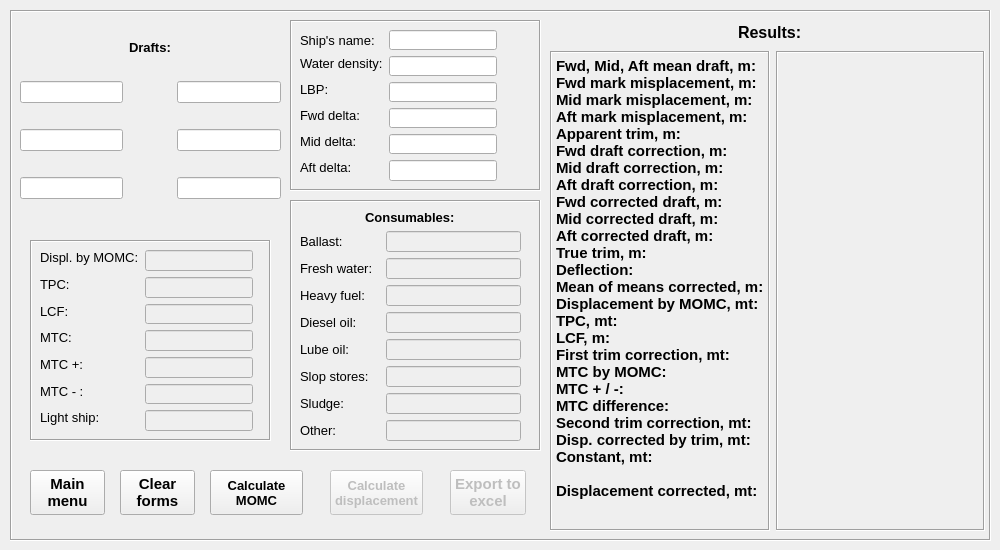
<?xml version="1.0" encoding="UTF-8"?>
<ui version="4.0">
 <class>Form</class>
 <widget class="QWidget" name="Form">
  <property name="geometry">
   <rect>
    <x>0</x>
    <y>0</y>
    <width>1000</width>
    <height>550</height>
   </rect>
  </property>
  <property name="minimumSize">
   <size>
    <width>1000</width>
    <height>550</height>
   </size>
  </property>
  <property name="windowTitle">
   <string>Draft survey custom vsl</string>
  </property>
  <widget class="QFrame" name="frame_3">
   <property name="geometry">
    <rect>
     <x>10</x>
     <y>10</y>
     <width>981</width>
     <height>531</height>
    </rect>
   </property>
   <property name="frameShape">
    <enum>QFrame::Box</enum>
   </property>
   <property name="frameShadow">
    <enum>QFrame::Sunken</enum>
   </property>
   <widget class="QFrame" name="frame">
    <property name="geometry">
     <rect>
      <x>280</x>
      <y>10</y>
      <width>251</width>
      <height>171</height>
     </rect>
    </property>
    <property name="sizePolicy">
     <sizepolicy hsizetype="MinimumExpanding" vsizetype="Minimum">
      <horstretch>0</horstretch>
      <verstretch>0</verstretch>
     </sizepolicy>
    </property>
    <property name="frameShape">
     <enum>QFrame::Box</enum>
    </property>
    <property name="frameShadow">
     <enum>QFrame::Sunken</enum>
    </property>
    <widget class="QWidget" name="layoutWidget">
     <property name="geometry">
      <rect>
       <x>10</x>
       <y>10</y>
       <width>225</width>
       <height>151</height>
      </rect>
     </property>
     <layout class="QFormLayout" name="formLayout_2">
      <property name="sizeConstraint">
       <enum>QLayout::SetMaximumSize</enum>
      </property>
      <item row="1" column="0">
       <widget class="QLabel" name="dens_l">
        <property name="sizePolicy">
         <sizepolicy hsizetype="Maximum" vsizetype="Maximum">
          <horstretch>0</horstretch>
          <verstretch>0</verstretch>
         </sizepolicy>
        </property>
        <property name="font">
         <font>
          <family>Tahoma</family>
          <pointsize>10</pointsize>
         </font>
        </property>
        <property name="text">
         <string>Water density:</string>
        </property>
       </widget>
      </item>
      <item row="1" column="1">
       <widget class="QLineEdit" name="dens_f">
        <property name="sizePolicy">
         <sizepolicy hsizetype="Maximum" vsizetype="Fixed">
          <horstretch>0</horstretch>
          <verstretch>0</verstretch>
         </sizepolicy>
        </property>
        <property name="alignment">
         <set>Qt::AlignCenter</set>
        </property>
       </widget>
      </item>
      <item row="2" column="0">
       <widget class="QLabel" name="LBP_l">
        <property name="sizePolicy">
         <sizepolicy hsizetype="Maximum" vsizetype="Maximum">
          <horstretch>0</horstretch>
          <verstretch>0</verstretch>
         </sizepolicy>
        </property>
        <property name="font">
         <font>
          <family>Tahoma</family>
          <pointsize>10</pointsize>
         </font>
        </property>
        <property name="text">
         <string>LBP:</string>
        </property>
       </widget>
      </item>
      <item row="2" column="1">
       <widget class="QLineEdit" name="LBP_f">
        <property name="sizePolicy">
         <sizepolicy hsizetype="Maximum" vsizetype="Fixed">
          <horstretch>0</horstretch>
          <verstretch>0</verstretch>
         </sizepolicy>
        </property>
        <property name="alignment">
         <set>Qt::AlignCenter</set>
        </property>
       </widget>
      </item>
      <item row="3" column="0">
       <widget class="QLabel" name="fwd_delta_l">
        <property name="sizePolicy">
         <sizepolicy hsizetype="Maximum" vsizetype="Maximum">
          <horstretch>0</horstretch>
          <verstretch>0</verstretch>
         </sizepolicy>
        </property>
        <property name="font">
         <font>
          <family>Tahoma</family>
          <pointsize>10</pointsize>
         </font>
        </property>
        <property name="text">
         <string>Fwd delta:</string>
        </property>
       </widget>
      </item>
      <item row="3" column="1">
       <widget class="QLineEdit" name="fwd_delta_f">
        <property name="sizePolicy">
         <sizepolicy hsizetype="Maximum" vsizetype="Fixed">
          <horstretch>0</horstretch>
          <verstretch>0</verstretch>
         </sizepolicy>
        </property>
        <property name="alignment">
         <set>Qt::AlignCenter</set>
        </property>
       </widget>
      </item>
      <item row="4" column="0">
       <widget class="QLabel" name="mid_delta_l">
        <property name="sizePolicy">
         <sizepolicy hsizetype="Maximum" vsizetype="Maximum">
          <horstretch>0</horstretch>
          <verstretch>0</verstretch>
         </sizepolicy>
        </property>
        <property name="font">
         <font>
          <family>Tahoma</family>
          <pointsize>10</pointsize>
         </font>
        </property>
        <property name="text">
         <string>Mid delta:</string>
        </property>
       </widget>
      </item>
      <item row="4" column="1">
       <widget class="QLineEdit" name="mid_delta_f">
        <property name="sizePolicy">
         <sizepolicy hsizetype="Maximum" vsizetype="Fixed">
          <horstretch>0</horstretch>
          <verstretch>0</verstretch>
         </sizepolicy>
        </property>
        <property name="alignment">
         <set>Qt::AlignCenter</set>
        </property>
       </widget>
      </item>
      <item row="5" column="0">
       <widget class="QLabel" name="aft_delta_l">
        <property name="sizePolicy">
         <sizepolicy hsizetype="Maximum" vsizetype="Maximum">
          <horstretch>0</horstretch>
          <verstretch>0</verstretch>
         </sizepolicy>
        </property>
        <property name="font">
         <font>
          <family>Tahoma</family>
          <pointsize>10</pointsize>
         </font>
        </property>
        <property name="text">
         <string>Aft delta:</string>
        </property>
       </widget>
      </item>
      <item row="5" column="1">
       <widget class="QLineEdit" name="aft_delta_f">
        <property name="sizePolicy">
         <sizepolicy hsizetype="Maximum" vsizetype="Preferred">
          <horstretch>0</horstretch>
          <verstretch>0</verstretch>
         </sizepolicy>
        </property>
        <property name="alignment">
         <set>Qt::AlignCenter</set>
        </property>
       </widget>
      </item>
      <item row="0" column="1">
       <widget class="QLineEdit" name="ships_name">
        <property name="sizePolicy">
         <sizepolicy hsizetype="Maximum" vsizetype="Fixed">
          <horstretch>0</horstretch>
          <verstretch>0</verstretch>
         </sizepolicy>
        </property>
        <property name="alignment">
         <set>Qt::AlignCenter</set>
        </property>
       </widget>
      </item>
      <item row="0" column="0">
       <widget class="QLabel" name="label">
        <property name="font">
         <font>
          <family>Tahoma</family>
          <pointsize>10</pointsize>
         </font>
        </property>
        <property name="text">
         <string>Ship's name:</string>
        </property>
       </widget>
      </item>
     </layout>
    </widget>
   </widget>
   <widget class="QFrame" name="frame_2">
    <property name="geometry">
     <rect>
      <x>20</x>
      <y>230</y>
      <width>241</width>
      <height>201</height>
     </rect>
    </property>
    <property name="sizePolicy">
     <sizepolicy hsizetype="MinimumExpanding" vsizetype="Preferred">
      <horstretch>0</horstretch>
      <verstretch>0</verstretch>
     </sizepolicy>
    </property>
    <property name="frameShape">
     <enum>QFrame::Box</enum>
    </property>
    <property name="frameShadow">
     <enum>QFrame::Sunken</enum>
    </property>
    <widget class="QLabel" name="disp_MOMC_l">
     <property name="geometry">
      <rect>
       <x>20</x>
       <y>-48</y>
       <width>94</width>
       <height>16</height>
      </rect>
     </property>
     <property name="sizePolicy">
      <sizepolicy hsizetype="Maximum" vsizetype="Maximum">
       <horstretch>0</horstretch>
       <verstretch>0</verstretch>
      </sizepolicy>
     </property>
     <property name="font">
      <font>
       <family>Tahoma</family>
       <pointsize>10</pointsize>
      </font>
     </property>
     <property name="text">
      <string>Displ. by MOMC:</string>
     </property>
    </widget>
    <widget class="QLineEdit" name="disp_MOMC_">
     <property name="geometry">
      <rect>
       <x>120</x>
       <y>-48</y>
       <width>133</width>
       <height>20</height>
      </rect>
     </property>
     <property name="sizePolicy">
      <sizepolicy hsizetype="Maximum" vsizetype="Fixed">
       <horstretch>0</horstretch>
       <verstretch>0</verstretch>
      </sizepolicy>
     </property>
     <property name="alignment">
      <set>Qt::AlignCenter</set>
     </property>
    </widget>
    <widget class="QWidget" name="layoutWidget_3">
     <property name="geometry">
      <rect>
       <x>10</x>
       <y>10</y>
       <width>221</width>
       <height>181</height>
      </rect>
     </property>
     <layout class="QFormLayout" name="formLayout_3">
      <property name="sizeConstraint">
       <enum>QLayout::SetMaximumSize</enum>
      </property>
      <item row="0" column="0">
       <widget class="QLabel" name="displ_momc_l">
        <property name="sizePolicy">
         <sizepolicy hsizetype="Maximum" vsizetype="Maximum">
          <horstretch>0</horstretch>
          <verstretch>0</verstretch>
         </sizepolicy>
        </property>
        <property name="font">
         <font>
          <family>Tahoma</family>
          <pointsize>10</pointsize>
         </font>
        </property>
        <property name="text">
         <string>Displ. by MOMC:</string>
        </property>
       </widget>
      </item>
      <item row="0" column="1">
       <widget class="QLineEdit" name="displ_momc_f">
        <property name="enabled">
         <bool>false</bool>
        </property>
        <property name="sizePolicy">
         <sizepolicy hsizetype="Maximum" vsizetype="Fixed">
          <horstretch>0</horstretch>
          <verstretch>0</verstretch>
         </sizepolicy>
        </property>
        <property name="alignment">
         <set>Qt::AlignCenter</set>
        </property>
       </widget>
      </item>
      <item row="1" column="0">
       <widget class="QLabel" name="TPC_l">
        <property name="sizePolicy">
         <sizepolicy hsizetype="Maximum" vsizetype="Maximum">
          <horstretch>0</horstretch>
          <verstretch>0</verstretch>
         </sizepolicy>
        </property>
        <property name="font">
         <font>
          <family>Tahoma</family>
          <pointsize>10</pointsize>
         </font>
        </property>
        <property name="text">
         <string>TPC:              </string>
        </property>
       </widget>
      </item>
      <item row="1" column="1">
       <widget class="QLineEdit" name="TPC_f">
        <property name="enabled">
         <bool>false</bool>
        </property>
        <property name="sizePolicy">
         <sizepolicy hsizetype="Maximum" vsizetype="Fixed">
          <horstretch>0</horstretch>
          <verstretch>0</verstretch>
         </sizepolicy>
        </property>
        <property name="alignment">
         <set>Qt::AlignCenter</set>
        </property>
       </widget>
      </item>
      <item row="2" column="0">
       <widget class="QLabel" name="LCF_l">
        <property name="sizePolicy">
         <sizepolicy hsizetype="Maximum" vsizetype="Maximum">
          <horstretch>0</horstretch>
          <verstretch>0</verstretch>
         </sizepolicy>
        </property>
        <property name="font">
         <font>
          <family>Tahoma</family>
          <pointsize>10</pointsize>
         </font>
        </property>
        <property name="text">
         <string>LCF:              </string>
        </property>
       </widget>
      </item>
      <item row="2" column="1">
       <widget class="QLineEdit" name="LCF_f">
        <property name="enabled">
         <bool>false</bool>
        </property>
        <property name="sizePolicy">
         <sizepolicy hsizetype="Maximum" vsizetype="Fixed">
          <horstretch>0</horstretch>
          <verstretch>0</verstretch>
         </sizepolicy>
        </property>
        <property name="alignment">
         <set>Qt::AlignCenter</set>
        </property>
       </widget>
      </item>
      <item row="3" column="0">
       <widget class="QLabel" name="MTC_l">
        <property name="sizePolicy">
         <sizepolicy hsizetype="Maximum" vsizetype="Maximum">
          <horstretch>0</horstretch>
          <verstretch>0</verstretch>
         </sizepolicy>
        </property>
        <property name="font">
         <font>
          <family>Tahoma</family>
          <pointsize>10</pointsize>
         </font>
        </property>
        <property name="text">
         <string>MTC:</string>
        </property>
       </widget>
      </item>
      <item row="3" column="1">
       <widget class="QLineEdit" name="MTC_f">
        <property name="enabled">
         <bool>false</bool>
        </property>
        <property name="sizePolicy">
         <sizepolicy hsizetype="Maximum" vsizetype="Fixed">
          <horstretch>0</horstretch>
          <verstretch>0</verstretch>
         </sizepolicy>
        </property>
        <property name="alignment">
         <set>Qt::AlignCenter</set>
        </property>
       </widget>
      </item>
      <item row="4" column="0">
       <widget class="QLabel" name="MTC_plus_l">
        <property name="sizePolicy">
         <sizepolicy hsizetype="Maximum" vsizetype="Maximum">
          <horstretch>0</horstretch>
          <verstretch>0</verstretch>
         </sizepolicy>
        </property>
        <property name="font">
         <font>
          <family>Tahoma</family>
          <pointsize>10</pointsize>
         </font>
        </property>
        <property name="text">
         <string>MTC +:</string>
        </property>
       </widget>
      </item>
      <item row="4" column="1">
       <widget class="QLineEdit" name="MTC_plus_f">
        <property name="enabled">
         <bool>false</bool>
        </property>
        <property name="sizePolicy">
         <sizepolicy hsizetype="Maximum" vsizetype="Fixed">
          <horstretch>0</horstretch>
          <verstretch>0</verstretch>
         </sizepolicy>
        </property>
        <property name="alignment">
         <set>Qt::AlignCenter</set>
        </property>
       </widget>
      </item>
      <item row="5" column="0">
       <widget class="QLabel" name="MTC_minus_l">
        <property name="sizePolicy">
         <sizepolicy hsizetype="Maximum" vsizetype="Maximum">
          <horstretch>0</horstretch>
          <verstretch>0</verstretch>
         </sizepolicy>
        </property>
        <property name="font">
         <font>
          <family>Tahoma</family>
          <pointsize>10</pointsize>
         </font>
        </property>
        <property name="text">
         <string>MTC - :</string>
        </property>
       </widget>
      </item>
      <item row="5" column="1">
       <widget class="QLineEdit" name="MTC_minus_f">
        <property name="enabled">
         <bool>false</bool>
        </property>
        <property name="sizePolicy">
         <sizepolicy hsizetype="Maximum" vsizetype="Fixed">
          <horstretch>0</horstretch>
          <verstretch>0</verstretch>
         </sizepolicy>
        </property>
        <property name="alignment">
         <set>Qt::AlignCenter</set>
        </property>
       </widget>
      </item>
      <item row="6" column="0">
       <widget class="QLabel" name="light_ship_l">
        <property name="sizePolicy">
         <sizepolicy hsizetype="Maximum" vsizetype="Maximum">
          <horstretch>0</horstretch>
          <verstretch>0</verstretch>
         </sizepolicy>
        </property>
        <property name="font">
         <font>
          <family>Tahoma</family>
          <pointsize>10</pointsize>
         </font>
        </property>
        <property name="text">
         <string>Light ship:</string>
        </property>
       </widget>
      </item>
      <item row="6" column="1">
       <widget class="QLineEdit" name="light_ship_f">
        <property name="enabled">
         <bool>false</bool>
        </property>
        <property name="sizePolicy">
         <sizepolicy hsizetype="Maximum" vsizetype="Fixed">
          <horstretch>0</horstretch>
          <verstretch>0</verstretch>
         </sizepolicy>
        </property>
        <property name="alignment">
         <set>Qt::AlignCenter</set>
        </property>
       </widget>
      </item>
     </layout>
    </widget>
   </widget>
   <widget class="QWidget" name="layoutWidget_5">
    <property name="geometry">
     <rect>
      <x>10</x>
      <y>10</y>
      <width>261</width>
      <height>201</height>
     </rect>
    </property>
    <layout class="QGridLayout" name="gridLayout_3">
     <item row="2" column="0">
      <widget class="QLineEdit" name="M_ps_line">
       <property name="alignment">
        <set>Qt::AlignCenter</set>
       </property>
      </widget>
     </item>
     <item row="1" column="1" rowspan="3" colspan="2">
      <widget class="QLabel" name="ship_2">
       <property name="sizePolicy">
        <sizepolicy hsizetype="Preferred" vsizetype="Minimum">
         <horstretch>0</horstretch>
         <verstretch>0</verstretch>
        </sizepolicy>
       </property>
       <property name="text">
        <string/>
       </property>
       <property name="pixmap">
        <pixmap>img/ship_eng.jpg</pixmap>
       </property>
      </widget>
     </item>
     <item row="0" column="1" colspan="2" alignment="Qt::AlignHCenter">
      <widget class="QLabel" name="drafts_label">
       <property name="sizePolicy">
        <sizepolicy hsizetype="Preferred" vsizetype="Maximum">
         <horstretch>0</horstretch>
         <verstretch>0</verstretch>
        </sizepolicy>
       </property>
       <property name="font">
        <font>
         <family>Tahoma</family>
         <pointsize>10</pointsize>
         <weight>75</weight>
         <bold>true</bold>
        </font>
       </property>
       <property name="midLineWidth">
        <number>1</number>
       </property>
       <property name="text">
        <string>Drafts:</string>
       </property>
      </widget>
     </item>
     <item row="1" column="3">
      <widget class="QLineEdit" name="F_ss_line">
       <property name="sizePolicy">
        <sizepolicy hsizetype="Preferred" vsizetype="Fixed">
         <horstretch>0</horstretch>
         <verstretch>0</verstretch>
        </sizepolicy>
       </property>
       <property name="minimumSize">
        <size>
         <width>0</width>
         <height>0</height>
        </size>
       </property>
       <property name="alignment">
        <set>Qt::AlignCenter</set>
       </property>
      </widget>
     </item>
     <item row="3" column="3">
      <widget class="QLineEdit" name="A_ss_line">
       <property name="alignment">
        <set>Qt::AlignCenter</set>
       </property>
      </widget>
     </item>
     <item row="1" column="0">
      <widget class="QLineEdit" name="F_ps_line">
       <property name="alignment">
        <set>Qt::AlignCenter</set>
       </property>
      </widget>
     </item>
     <item row="2" column="3">
      <widget class="QLineEdit" name="M_ss_line">
       <property name="alignment">
        <set>Qt::AlignCenter</set>
       </property>
      </widget>
     </item>
     <item row="3" column="0">
      <widget class="QLineEdit" name="A_ps_line">
       <property name="alignment">
        <set>Qt::AlignCenter</set>
       </property>
      </widget>
     </item>
    </layout>
   </widget>
   <widget class="QWidget" name="layoutWidget_6">
    <property name="geometry">
     <rect>
      <x>540</x>
      <y>10</y>
      <width>441</width>
      <height>511</height>
     </rect>
    </property>
    <layout class="QGridLayout" name="gridLayout_4">
     <item row="0" column="0" colspan="3" alignment="Qt::AlignHCenter">
      <widget class="QLabel" name="result_l">
       <property name="font">
        <font>
         <family>Tahoma</family>
         <pointsize>12</pointsize>
         <weight>75</weight>
         <bold>true</bold>
        </font>
       </property>
       <property name="text">
        <string>Results:</string>
       </property>
      </widget>
     </item>
     <item row="1" column="0">
      <widget class="QLabel" name="result_lables">
       <property name="sizePolicy">
        <sizepolicy hsizetype="Expanding" vsizetype="Minimum">
         <horstretch>0</horstretch>
         <verstretch>0</verstretch>
        </sizepolicy>
       </property>
       <property name="minimumSize">
        <size>
         <width>0</width>
         <height>480</height>
        </size>
       </property>
       <property name="font">
        <font>
         <family>Tahoma</family>
         <pointsize>11</pointsize>
         <weight>75</weight>
         <bold>true</bold>
        </font>
       </property>
       <property name="frameShape">
        <enum>QFrame::Box</enum>
       </property>
       <property name="frameShadow">
        <enum>QFrame::Sunken</enum>
       </property>
       <property name="text">
        <string>Fwd, Mid, Aft mean draft, m:
Fwd mark misplacement, m:
Mid mark misplacement, m:
Aft mark misplacement, m:
Apparent trim, m:
Fwd draft correction, m:
Mid draft correction, m:
Aft draft correction, m:
Fwd corrected draft, m:
Mid corrected draft, m:
Aft corrected draft, m:
True trim, m:
Deflection:
Mean of means corrected, m:
Displacement by MOMC, mt:
TPC, mt:
LCF, m:
First trim correction, mt:
MTC by MOMC:
MTC + / -:
MTC difference:  
Second trim correction, mt:
Disp. corrected by trim, mt: 
Constant, mt:

Displacement corrected, mt:</string>
       </property>
       <property name="alignment">
        <set>Qt::AlignLeading|Qt::AlignLeft|Qt::AlignTop</set>
       </property>
      </widget>
     </item>
     <item row="1" column="1">
      <widget class="QLabel" name="result_anyvsl">
       <property name="sizePolicy">
        <sizepolicy hsizetype="MinimumExpanding" vsizetype="Minimum">
         <horstretch>0</horstretch>
         <verstretch>0</verstretch>
        </sizepolicy>
       </property>
       <property name="minimumSize">
        <size>
         <width>200</width>
         <height>480</height>
        </size>
       </property>
       <property name="font">
        <font>
         <family>Tahoma</family>
         <pointsize>11</pointsize>
         <weight>75</weight>
         <bold>true</bold>
        </font>
       </property>
       <property name="frameShape">
        <enum>QFrame::Box</enum>
       </property>
       <property name="frameShadow">
        <enum>QFrame::Sunken</enum>
       </property>
       <property name="text">
        <string/>
       </property>
       <property name="scaledContents">
        <bool>true</bool>
       </property>
       <property name="alignment">
        <set>Qt::AlignHCenter|Qt::AlignTop</set>
       </property>
      </widget>
     </item>
    </layout>
   </widget>
   <widget class="QPushButton" name="main_menu">
    <property name="geometry">
     <rect>
      <x>20</x>
      <y>460</y>
      <width>75</width>
      <height>45</height>
     </rect>
    </property>
    <property name="sizePolicy">
     <sizepolicy hsizetype="Maximum" vsizetype="Maximum">
      <horstretch>0</horstretch>
      <verstretch>0</verstretch>
     </sizepolicy>
    </property>
    <property name="font">
     <font>
      <family>Tahoma</family>
      <pointsize>11</pointsize>
      <weight>75</weight>
      <bold>true</bold>
     </font>
    </property>
    <property name="text">
     <string>Main
menu</string>
    </property>
   </widget>
   <widget class="QPushButton" name="clear">
    <property name="geometry">
     <rect>
      <x>110</x>
      <y>460</y>
      <width>75</width>
      <height>45</height>
     </rect>
    </property>
    <property name="sizePolicy">
     <sizepolicy hsizetype="Maximum" vsizetype="Maximum">
      <horstretch>0</horstretch>
      <verstretch>0</verstretch>
     </sizepolicy>
    </property>
    <property name="font">
     <font>
      <family>Tahoma</family>
      <pointsize>11</pointsize>
      <weight>75</weight>
      <bold>true</bold>
     </font>
    </property>
    <property name="text">
     <string>Clear
forms</string>
    </property>
   </widget>
   <widget class="QPushButton" name="export_2">
    <property name="enabled">
     <bool>false</bool>
    </property>
    <property name="geometry">
     <rect>
      <x>440</x>
      <y>460</y>
      <width>76</width>
      <height>45</height>
     </rect>
    </property>
    <property name="sizePolicy">
     <sizepolicy hsizetype="Fixed" vsizetype="Fixed">
      <horstretch>0</horstretch>
      <verstretch>0</verstretch>
     </sizepolicy>
    </property>
    <property name="font">
     <font>
      <family>Tahoma</family>
      <pointsize>11</pointsize>
      <weight>75</weight>
      <bold>true</bold>
     </font>
    </property>
    <property name="text">
     <string>Export to 
excel</string>
    </property>
   </widget>
   <widget class="QPushButton" name="countBtn_momc">
    <property name="geometry">
     <rect>
      <x>200</x>
      <y>460</y>
      <width>93</width>
      <height>45</height>
     </rect>
    </property>
    <property name="sizePolicy">
     <sizepolicy hsizetype="Maximum" vsizetype="Maximum">
      <horstretch>0</horstretch>
      <verstretch>0</verstretch>
     </sizepolicy>
    </property>
    <property name="font">
     <font>
      <family>Tahoma</family>
      <pointsize>10</pointsize>
      <weight>75</weight>
      <bold>true</bold>
     </font>
    </property>
    <property name="text">
     <string>Calculate
MOMC</string>
    </property>
   </widget>
   <widget class="QPushButton" name="countBtn_displ">
    <property name="enabled">
     <bool>false</bool>
    </property>
    <property name="geometry">
     <rect>
      <x>320</x>
      <y>460</y>
      <width>93</width>
      <height>45</height>
     </rect>
    </property>
    <property name="sizePolicy">
     <sizepolicy hsizetype="Maximum" vsizetype="Maximum">
      <horstretch>0</horstretch>
      <verstretch>0</verstretch>
     </sizepolicy>
    </property>
    <property name="font">
     <font>
      <family>Tahoma</family>
      <pointsize>10</pointsize>
      <weight>75</weight>
      <bold>true</bold>
     </font>
    </property>
    <property name="text">
     <string>Calculate
displacement</string>
    </property>
   </widget>
   <widget class="QFrame" name="frame_4">
    <property name="geometry">
     <rect>
      <x>280</x>
      <y>190</y>
      <width>251</width>
      <height>251</height>
     </rect>
    </property>
    <property name="frameShape">
     <enum>QFrame::Box</enum>
    </property>
    <property name="frameShadow">
     <enum>QFrame::Sunken</enum>
    </property>
    <widget class="QWidget" name="layoutWidget_2">
     <property name="geometry">
      <rect>
       <x>10</x>
       <y>10</y>
       <width>221</width>
       <height>231</height>
      </rect>
     </property>
     <layout class="QVBoxLayout" name="verticalLayout">
      <item alignment="Qt::AlignHCenter">
       <widget class="QLabel" name="label_10">
        <property name="sizePolicy">
         <sizepolicy hsizetype="Preferred" vsizetype="Maximum">
          <horstretch>0</horstretch>
          <verstretch>0</verstretch>
         </sizepolicy>
        </property>
        <property name="font">
         <font>
          <family>Tahoma</family>
          <pointsize>10</pointsize>
          <weight>75</weight>
          <bold>true</bold>
         </font>
        </property>
        <property name="layoutDirection">
         <enum>Qt::LeftToRight</enum>
        </property>
        <property name="text">
         <string>Consumables:</string>
        </property>
        <property name="alignment">
         <set>Qt::AlignLeading|Qt::AlignLeft|Qt::AlignVCenter</set>
        </property>
       </widget>
      </item>
      <item>
       <layout class="QFormLayout" name="formLayout">
        <item row="0" column="0">
         <widget class="QLabel" name="ballast_l">
          <property name="font">
           <font>
            <family>Tahoma</family>
            <pointsize>10</pointsize>
           </font>
          </property>
          <property name="text">
           <string>Ballast:</string>
          </property>
         </widget>
        </item>
        <item row="0" column="1">
         <widget class="QLineEdit" name="ballast_f">
          <property name="enabled">
           <bool>false</bool>
          </property>
          <property name="sizePolicy">
           <sizepolicy hsizetype="Expanding" vsizetype="Fixed">
            <horstretch>0</horstretch>
            <verstretch>0</verstretch>
           </sizepolicy>
          </property>
          <property name="alignment">
           <set>Qt::AlignCenter</set>
          </property>
         </widget>
        </item>
        <item row="1" column="1">
         <widget class="QLineEdit" name="fw_f">
          <property name="enabled">
           <bool>false</bool>
          </property>
          <property name="alignment">
           <set>Qt::AlignCenter</set>
          </property>
         </widget>
        </item>
        <item row="2" column="0">
         <widget class="QLabel" name="hfo_l">
          <property name="font">
           <font>
            <family>Tahoma</family>
            <pointsize>10</pointsize>
           </font>
          </property>
          <property name="text">
           <string>Heavy fuel:</string>
          </property>
         </widget>
        </item>
        <item row="2" column="1">
         <widget class="QLineEdit" name="hfo_f">
          <property name="enabled">
           <bool>false</bool>
          </property>
          <property name="alignment">
           <set>Qt::AlignCenter</set>
          </property>
         </widget>
        </item>
        <item row="3" column="0">
         <widget class="QLabel" name="mgo_l">
          <property name="font">
           <font>
            <family>Tahoma</family>
            <pointsize>10</pointsize>
           </font>
          </property>
          <property name="text">
           <string>Diesel oil:</string>
          </property>
         </widget>
        </item>
        <item row="3" column="1">
         <widget class="QLineEdit" name="mgo_f">
          <property name="enabled">
           <bool>false</bool>
          </property>
          <property name="alignment">
           <set>Qt::AlignCenter</set>
          </property>
         </widget>
        </item>
        <item row="4" column="0">
         <widget class="QLabel" name="lo_l">
          <property name="font">
           <font>
            <family>Tahoma</family>
            <pointsize>10</pointsize>
           </font>
          </property>
          <property name="text">
           <string>Lube oil:</string>
          </property>
         </widget>
        </item>
        <item row="4" column="1">
         <widget class="QLineEdit" name="lo_f">
          <property name="enabled">
           <bool>false</bool>
          </property>
          <property name="alignment">
           <set>Qt::AlignCenter</set>
          </property>
         </widget>
        </item>
        <item row="5" column="0">
         <widget class="QLabel" name="slops_l">
          <property name="font">
           <font>
            <family>Tahoma</family>
            <pointsize>10</pointsize>
           </font>
          </property>
          <property name="text">
           <string>Slop stores:</string>
          </property>
         </widget>
        </item>
        <item row="5" column="1">
         <widget class="QLineEdit" name="slops_f">
          <property name="enabled">
           <bool>false</bool>
          </property>
          <property name="alignment">
           <set>Qt::AlignCenter</set>
          </property>
         </widget>
        </item>
        <item row="6" column="0">
         <widget class="QLabel" name="sludge_l">
          <property name="font">
           <font>
            <family>Tahoma</family>
            <pointsize>10</pointsize>
           </font>
          </property>
          <property name="text">
           <string>Sludge:</string>
          </property>
         </widget>
        </item>
        <item row="6" column="1">
         <widget class="QLineEdit" name="sludge_f">
          <property name="enabled">
           <bool>false</bool>
          </property>
          <property name="alignment">
           <set>Qt::AlignCenter</set>
          </property>
         </widget>
        </item>
        <item row="7" column="0">
         <widget class="QLabel" name="other_l">
          <property name="font">
           <font>
            <family>Tahoma</family>
            <pointsize>10</pointsize>
           </font>
          </property>
          <property name="text">
           <string>Other:</string>
          </property>
         </widget>
        </item>
        <item row="7" column="1">
         <widget class="QLineEdit" name="other_f">
          <property name="enabled">
           <bool>false</bool>
          </property>
          <property name="alignment">
           <set>Qt::AlignCenter</set>
          </property>
         </widget>
        </item>
        <item row="1" column="0">
         <widget class="QLabel" name="fw_l">
          <property name="font">
           <font>
            <family>Tahoma</family>
            <pointsize>10</pointsize>
           </font>
          </property>
          <property name="text">
           <string>Fresh water:  </string>
          </property>
         </widget>
        </item>
       </layout>
      </item>
     </layout>
    </widget>
   </widget>
  </widget>
 </widget>
 <tabstops>
  <tabstop>F_ps_line</tabstop>
  <tabstop>F_ss_line</tabstop>
  <tabstop>M_ps_line</tabstop>
  <tabstop>M_ss_line</tabstop>
  <tabstop>A_ps_line</tabstop>
  <tabstop>A_ss_line</tabstop>
  <tabstop>ships_name</tabstop>
  <tabstop>dens_f</tabstop>
  <tabstop>LBP_f</tabstop>
  <tabstop>fwd_delta_f</tabstop>
  <tabstop>mid_delta_f</tabstop>
  <tabstop>aft_delta_f</tabstop>
  <tabstop>displ_momc_f</tabstop>
  <tabstop>TPC_f</tabstop>
  <tabstop>LCF_f</tabstop>
  <tabstop>MTC_f</tabstop>
  <tabstop>MTC_plus_f</tabstop>
  <tabstop>MTC_minus_f</tabstop>
  <tabstop>light_ship_f</tabstop>
  <tabstop>ballast_f</tabstop>
  <tabstop>fw_f</tabstop>
  <tabstop>hfo_f</tabstop>
  <tabstop>mgo_f</tabstop>
  <tabstop>lo_f</tabstop>
  <tabstop>slops_f</tabstop>
  <tabstop>sludge_f</tabstop>
  <tabstop>other_f</tabstop>
  <tabstop>main_menu</tabstop>
  <tabstop>clear</tabstop>
  <tabstop>countBtn_momc</tabstop>
  <tabstop>countBtn_displ</tabstop>
  <tabstop>export_2</tabstop>
  <tabstop>disp_MOMC_</tabstop>
 </tabstops>
 <resources/>
 <connections/>
</ui>
